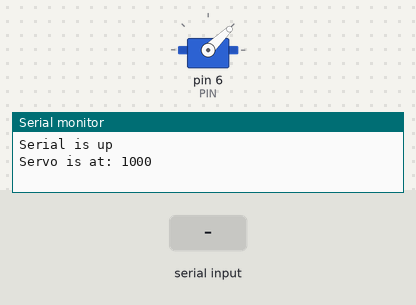
Recording of a sketch running on a simulated Arduino Uno, built with avr-gcc and run on an emulated ATmega328P. Parts: servo, the last lines printed to the serial monitor. Inputs (shaded band) come from the test bench.

Above: at 1.2 s.
1.3 s: "1" received over Serial
2.8 s: "0" received over Serial
At 4.0 s:
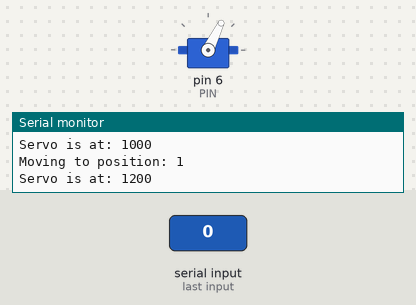
4.3 s: "2" received over Serial
At 5.1 s:
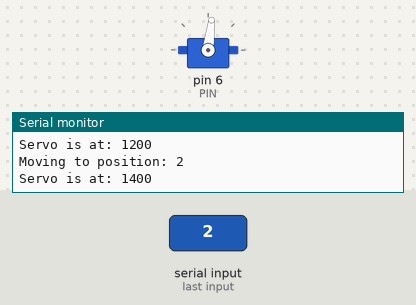
5.8 s: "1" received over Serial
At 6.3 s:
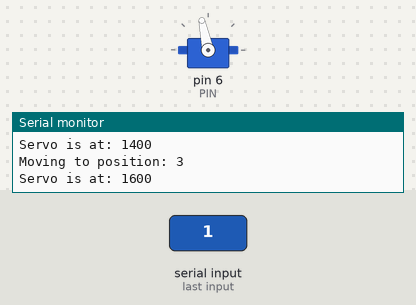
7.3 s: "0" received over Serial
At 8.5 s:
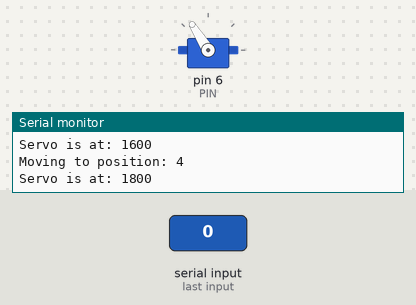
8.8 s: "2" received over Serial
At 9.7 s:
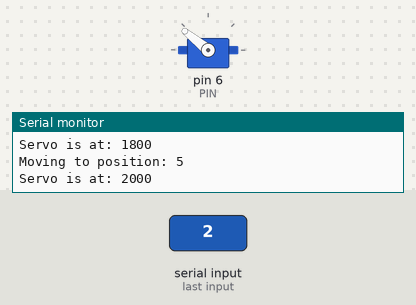
Timing chart, 0 to 11.3 s (numbered marks = the images above; inputs shaded):
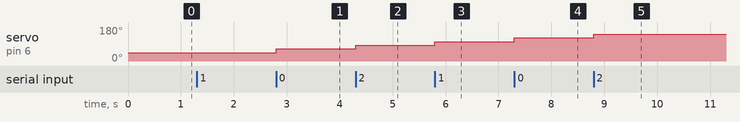

The sketch:

RGXRun.ino
```cpp
#include<Servo.h>

#define PIN 6
int cnt = -1;
Servo arm;

void setup() {
  Serial.begin(115700);
  while(!Serial);
  Serial.println("Serial is up");
  arm.attach(PIN);
  mv(1000);
}

void loop() {
  if(Serial.available() > 0) {
    Serial.read();
    changePosition();
  }
}

void changePosition() {
  cnt++;
  if(cnt > 5) //Assuming there are 5 injections, change based on number
    cnt = 0;
  Serial.print("Moving to position: ");
  Serial.println(cnt);

  //When you figure out what the correct numbers are just insert them where I put the approximates....
  //(i.e. where its written mv(NUMBER), put in the right number, hopefully thats clear)
  //If you want more positions just add more if statements in the same format
  if(cnt == 0)
    mv(1000);
  else if(cnt == 1)
    mv(1200);
  else if(cnt == 2)
    mv(1400);
  else if(cnt == 3)
    mv(1600);
  else if(cnt == 4)
    mv(1800);
  else if(cnt == 5)
    mv(2000);
}

void mv(int pos) {
  arm.writeMicroseconds(pos);
  Serial.print("Servo is at: ");
  Serial.println(pos);
}
```

Measured:
- after the input at 2.8 s, servo on pin 6 (PIN): 44° → 64° at once
- after the input at 4.3 s, servo on pin 6 (PIN): 64° → 83° at once
- after the input at 5.8 s, servo on pin 6 (PIN): 83° → 102° at once
- after the input at 7.3 s, servo on pin 6 (PIN): 102° → 122° at once
- after the input at 8.8 s, servo on pin 6 (PIN): 122° → 141° at once
